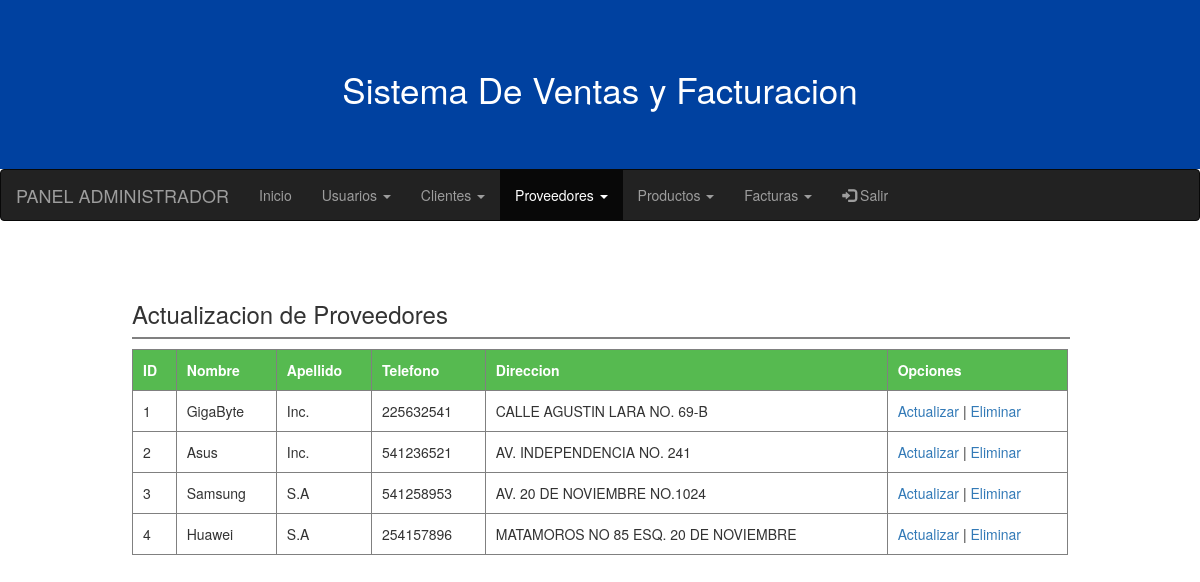
/Sistema/InicioAdmin/lista-proveedores.php, run on the app's committed database.
### tables this page shows
CREATE TABLE `proveedor` (
  `id_proveedor` int(11) NOT NULL AUTO_INCREMENT,
  `nombre` varchar(50) NOT NULL,
  `apellido` varchar(50) DEFAULT NULL,
  `telefono` int(11) NOT NULL,
  `direccion` varchar(50) NOT NULL,
  PRIMARY KEY (`id_proveedor`)
);

### Sistema/InicioAdmin/lista-proveedores.php (the view, shortened to what this page needs)
<!DOCTYPE html>
<html lang="es">
<head>
  <link rel="stylesheet" href="https://maxcdn.bootstrapcdn.com/bootstrap/3.4.1/css/bootstrap.min.css">
    <link rel="stylesheet" href="../css/usuarios.css">
</head>
<body>
  <div class="ban">
    <h3 class="s-t">Sistema De Ventas y Facturacion</h3>
  </div>
  <nav class="navbar navbar-inverse">
    <div class="container-fluid">
      <div class="navbar-header">
        <a class="navbar-brand" href="#">PANEL ADMINISTRADOR</a>
      </div>
      <ul class="nav navbar-nav">
        <ul class="nav navbar-nav">
          <li class=""><a href="index.php">Inicio</a></li>
          <li class="dropdown">
          <a class="dropdown-toggle" data-toggle="dropdown" href="#">Usuarios
          <span class="caret"></span></a>
          </li>
          <li class="dropdown">
          <a class="dropdown-toggle" data-toggle="dropdown" href="#">Clientes
          <span class="caret"></span></a>
          </li>
          <li class="dropdown active">
          <a class="dropdown-toggle" data-toggle="dropdown" href="#">Proveedores
          <span class="caret"></span></a>
          </li>
          <li class="dropdown">
          <a class="dropdown-toggle" data-toggle="dropdown" href="#">Productos
          <span class="caret"></span></a>
          </li>
          <li class="dropdown">
          <a class="dropdown-toggle" data-toggle="dropdown" href="#">Facturas
          <span class="caret"></span></a>
          </li>
        </ul>
      <ul class="nav navbar-nav navbar-right">
        <li><a href="../php/salir.php"><span class="glyphicon glyphicon-log-in"></span>    Salir</a></li>
      </ul>
    </div>
  </nav>
  <section id="container">
    <div class="lista-f">
      <h3>Actualizacion de Proveedores</h3>
      <hr>
      <table>
        <tr>
          <th>ID</th>
          <th>Nombre</th>
          <th>Apellido</th>
          <th>Telefono</th>
          <th>Direccion</th>
          <th>Opciones</th>
        </tr>
        <?php
            $conexion = mysqli_connect("localhost", "root", "", "Tienda");
            $query = mysqli_query($conexion, "SELECT p.id_proveedor, p.nombre, p.apellido, p.telefono, p.direccion
                                              FROM proveedor p");
            $result = mysqli_num_rows($query);
            if($result > 0)
            {
              while ($data = mysqli_fetch_array($query))
              {
            ?>
              <tr>
                <td><?php echo $data['id_proveedor']; ?></td>
                <td><?php echo $data['nombre']; ?></td>
                <td><?php echo $data['apellido']; ?></td>
                <td><?php echo $data['telefono']; ?></td>
                <td><?php echo $data['direccion']; ?></td>
                <td>
                  <a href="actualizar-proveedor.php?id=<?php echo $data['id_proveedor']; ?>">Actualizar</a> |
                  <a href="eliminar-proveedor.php?id=<?php echo $data['id_proveedor']; ?>">Eliminar</a>
                </td>
              </tr>
              <?php
                }
              }
              ?>
      </table>
    </div>
  </section>
</body>
</html>

### Sistema/css/usuarios.css (style rules this page uses)
#container { padding: 90px 15px 15px; margin-top: -50px; }
.lista-f { width: 80%; margin: auto; }
hr { border: 1px solid gray; width: 100%; display: block; margin: 10px 0; }
table { border-collapse: collapse; width: 100%; border: 1px solid gray; }
table th { text-align: left; padding: 10px; background-color: #56ba50; color: white; border: 1px solid gray; }
table td { padding: 10px; border: 1px solid gray; }
.ban { text-align: center; color: white; background-color: #0041a0; padding: 50px; }
.s-t { font-size: 35px; }

### data on the page
proveedor: id_proveedor "1", nombre "GigaByte", apellido "Inc.", telefono "225632541", direccion "CALLE AGUSTIN LARA NO. 69-B"
proveedor: id_proveedor "2", nombre "Asus", apellido "Inc.", telefono "541236521", direccion "AV. INDEPENDENCIA NO. 241"
proveedor: id_proveedor "3", nombre "Samsung", apellido "S.A", telefono "541258953", direccion "AV. 20 DE NOVIEMBRE NO.1024"
proveedor: id_proveedor "4", nombre "Huawei", apellido "S.A", telefono "254157896", direccion "MATAMOROS NO 85 ESQ. 20 DE NOVIEMBRE"
